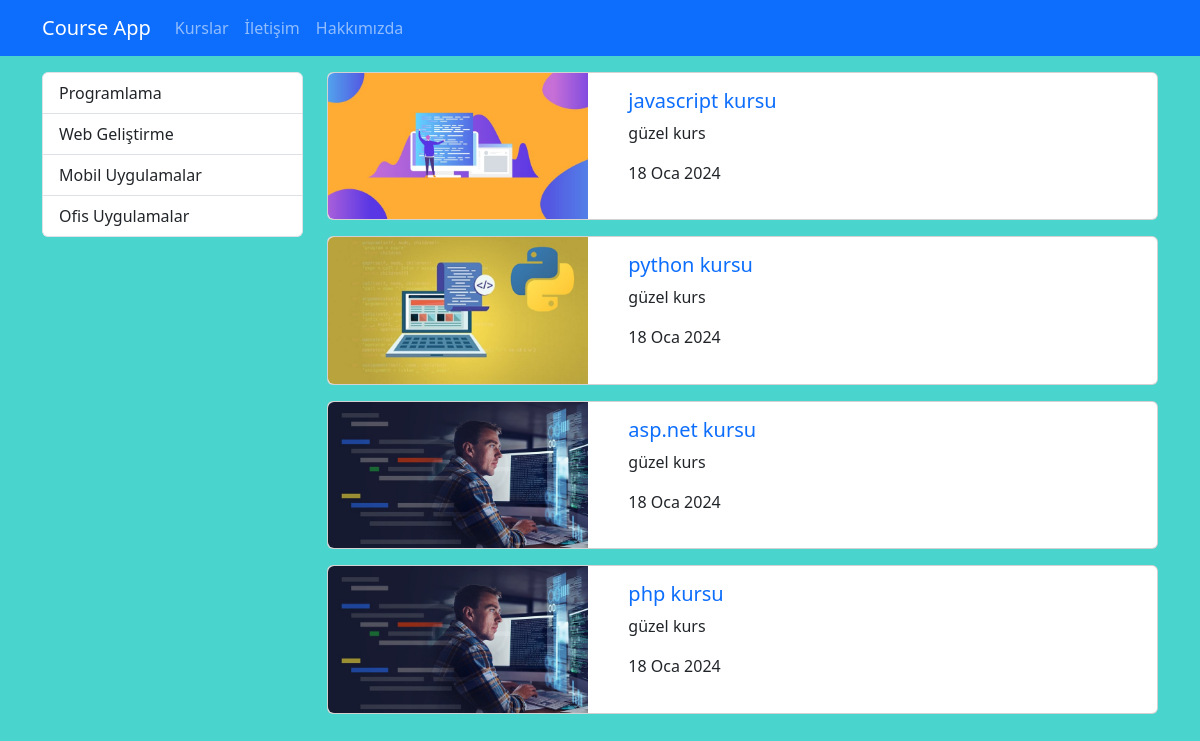
The app's page /kurs/ with its own data.
### courses/models.py (models this page shows, shortened)
class Category(models.Model):
    name = models.CharField(max_length=40)
    slug = models.CharField(max_length=50)

class Course(models.Model):
    title = models.CharField(max_length=50)
    description = models.TextField()
    imageUrl = models.CharField(max_length=50, blank=False)
    date = models.DateField()
    isActive = models.BooleanField()
    slug = models.SlugField(default = "", null = False, unique=True, db_index=True)

### courses/views.py (the view)
# urls.py: path('', index),
def index(request):
    kurslar = Course.objects.filter(isActive=1)
    kategoriler = Category.objects.all()
    context = dict(
        categories = kategoriler,
        courses = kurslar,
    )
    return render(request, 'courses/index.html', context)

### courses/templates/courses/index.html (shortened to what this page needs)
{% extends 'layout.html' %}
{% load static %}
{% block css_files %}
    <link rel="stylesheet" href="{% static 'courses/css/style.css' %}">
{% endblock %}
{% block content %}
    <div class="container mt-3">
        <div class="row">
            <div class="col-3">
                {% include 'courses/partials/_categories.html' %}
            </div>
            <div class="col-9">
                {% for course in courses %}
                    {% if course.isActive %}
                        {% include 'courses/partials/_course.html' %}
                    {% endif %}
                {% endfor %}
            </div>
        </div>
    </div>
{% endblock content %}

### templates/layout.html (shortened to what this page needs)
{% load static %}
<!DOCTYPE html>
<html lang="tr">
<head>
    <link rel="stylesheet" href="{% static 'css/bootstrap.min.css' %}"/>
    {% block css_files %}{% endblock %}
</head>
<body>
    {% include 'partials/_nav.html' %}
    {% block content %}{% endblock content %}
</body>
</html>

### templates/partials/_nav.html
    <nav class="navbar navbar-expand-lg bg-primary navbar-dark">
        <div class="container">
            <a href="/" class="navbar-brand">Course App</a>
            <ul class="navbar-nav me-auto">
                <li class="nav-item">
                    <a href="/" class="nav-link">Kurslar</a>
                </li>
                <li class="nav-item">
                    <a href="/contact" class="nav-link">İletişim</a>
                </li>
                <li class="nav-item">
                    <a href="/about" class="nav-link">Hakkımızda</a>
                </li>
            </ul>
        </div>
    </nav>

### courses/templates/courses/partials/_categories.html
<div class="list-group">
    {% for category in categories %}
        <a href="{% url 'courses_by_category' category.slug %}" class="list-group-item list-group-item-action">{{ category.name|title }}</a>
    {% endfor %}
</div>

### courses/templates/courses/partials/_course.html (shortened to what this page needs)
{% load static %}
<div class="card mb-3">
    <div class="row">
        <div class="col-4">
            <img class="img-fluid rounded-start" src="{% static 'courses/img/'|add:course.imageUrl %}" alt="{{ course.title }}">
        </div>
        <div class="col-8">
            <div class="card-body">
                <h5 class="card-title">
                    <a href="{% url 'course_details' course.url %}" style="text-decoration:none">
                        {{ course.title }}
                    </a>
                </h5>
                <p class="card-text">{{ course.description|truncatewords:15 }}</p>
                <p>{{ course.date|date:'SHORT_DATE_FORMAT' }}</p>
            </div>
        </div>
    </div>
</div>

### courses/static/courses/css/style.css (style rules this page uses)
body { background-color: rgb(73, 212, 205); }

### records on screen
Category: name "Programlama"
Category: name "Web Geliştirme"
Category: name "Mobil Uygulamalar"
Category: name "Ofis Uygulamalar"
Course: imageUrl (picture), title "javascript kursu", description "güzel kurs", date "18 Oca 2024"
Course: imageUrl (picture), title "python kursu", description "güzel kurs", date "18 Oca 2024"
Course: imageUrl (picture), title "asp.net kursu", description "güzel kurs", date "18 Oca 2024"
Course: imageUrl (picture), title "php kursu", description "güzel kurs", date "18 Oca 2024"
